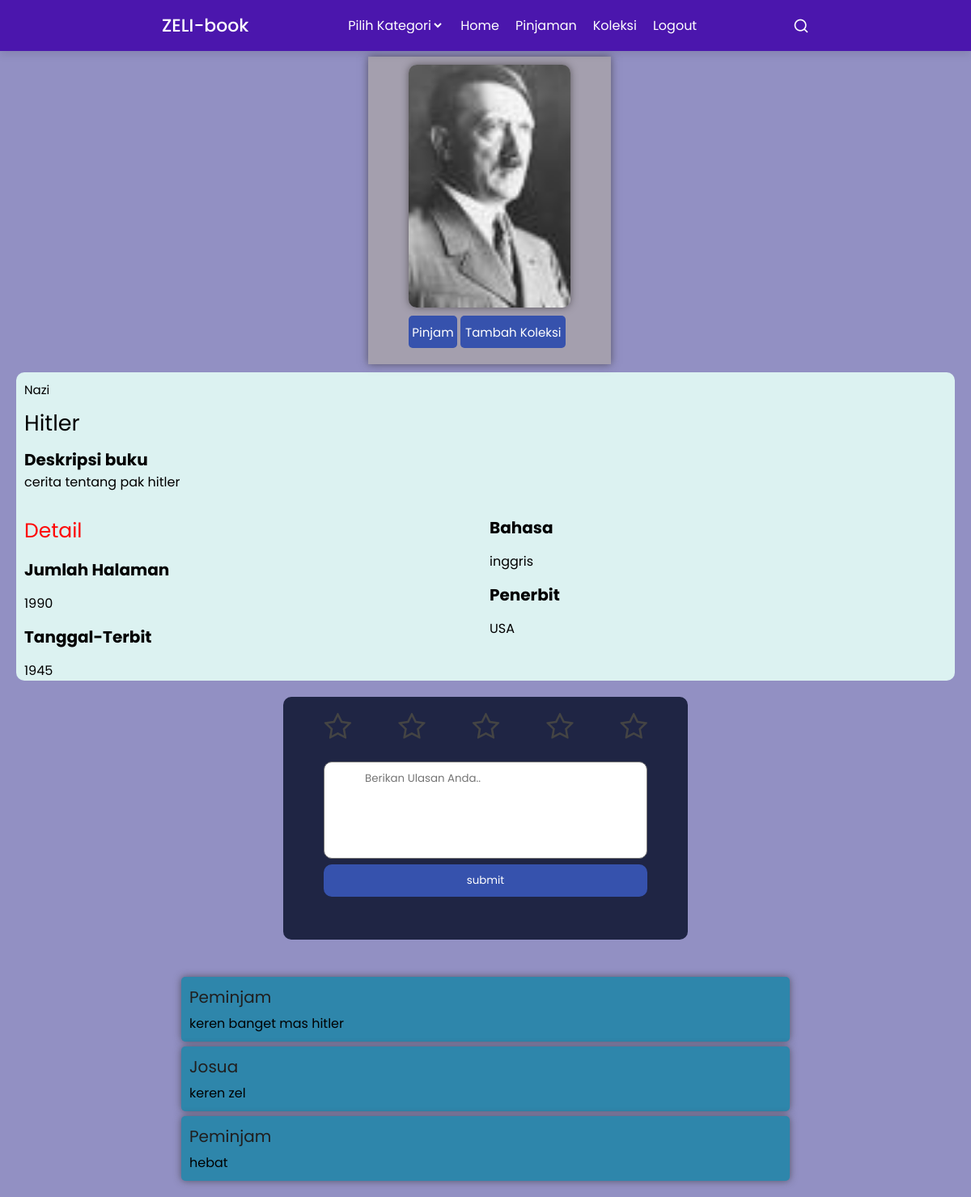
The page /view/peminjam/detail-buku.php?id=39 (signed in) on the database its author committed.
### tables this page shows
CREATE TABLE `buku` (
  `id` int(12) NOT NULL,
  `judul` varchar(255) DEFAULT NULL,
  `penulis` varchar(255) DEFAULT NULL,
  `penerbit` varchar(255) DEFAULT NULL,
  `tahun_terbit` int(12) DEFAULT NULL,
  `gambar` varchar(255) DEFAULT NULL,
  `sinopsis` longtext DEFAULT NULL,
  `bahasa` varchar(255) DEFAULT NULL,
  `jumlah_halaman` int(12) DEFAULT NULL
);

CREATE TABLE `ulasan_buku` (
  `id` int(12) NOT NULL,
  `user_id` int(12) DEFAULT NULL,
  `buku_id` int(12) DEFAULT NULL,
  `ulasan` longtext DEFAULT NULL,
  `rating` int(12) DEFAULT NULL
);

CREATE TABLE `user` (
  `id` int(12) NOT NULL,
  `nama_lengkap` varchar(255) DEFAULT NULL,
  `username` varchar(50) DEFAULT NULL,
  `email` varchar(50) DEFAULT NULL,
  `alamat` varchar(255) DEFAULT NULL,
  `password` varchar(255) DEFAULT NULL,
  `role` enum('admin','petugas','peminjam') DEFAULT NULL
);

### MODEL/config.php (called while the page is built, shortened)
<?php
class Database {
    private $host = 'localhost';
    private $username = 'root';
    private $password = '';
    private $database = 'perpus';
    private $conn;
    public function __construct() {
        $this->conn = new mysqli($this->host, $this->username, $this->password, $this->database);
    }
    public function getConnection() {
        return $this->conn;
    }
}
?>

### MODEL/buku.php (called while the page is built, shortened)
<?php
require_once 'C:/xampp/htdocs/backend/model/config.php';
class Buku
{
    private $id;
    private $conn;
    public function __construct($id, $judul, $penulis, $penerbit, $sinopsis, $tahun_terbit, $gambar, $bahasa, $jumlah_halaman)
    {
        $this->id = $id;
        $database = new Database();
        $this->conn = $database->getConnection();
    }
    function getAllBookWhereId()
    {
        $sql = "SELECT buku.*, IFNULL(ulasan.rating, 0) AS rating, GROUP_CONCAT(kategori.nama_kategori SEPARATOR ', ') AS kategori_nama
                FROM buku
                LEFT JOIN kategori_buku_relasi ON buku.id = kategori_buku_relasi.buku_id
                LEFT JOIN kategori ON kategori.id = kategori_buku_relasi.kategori_id
                LEFT JOIN ulasan_buku ulasan ON buku.id = ulasan.buku_id
                WHERE buku.id = ?
                GROUP BY buku.id";
        $stmt = $this->conn->prepare($sql);
        $stmt->bind_param("i", $this->id);
        $stmt->execute();
        $result = $stmt->get_result()->fetch_all(MYSQLI_ASSOC);
        return $result;
    }
}

### CONTROLLER/Peminjam.php (called while the page is built, shortened)
<?php
require_once 'C:/xampp/htdocs/backend/model/user.php';
require_once 'C:/xampp/htdocs/backend/model/buku.php';
require_once 'C:/xampp/htdocs/backend/model/kategori_buku.php';
require_once 'C:/xampp/htdocs/backend/model/ulasan_buku.php';
class Peminjam
{
    public function TampilBuku($id)
    {
        $buku = new Buku($id, null, null, null, null, null, null, null, null);
        return $buku->getAllBookWhereId();
    }
    public function TampilUlasan($user_id, $buku_id)
    {
        $ulasan = new UlasanBuku(null, $user_id, $buku_id, null, null);
        return $ulasan->TampilUlasan();
    }
}

### MODEL/kategori_buku.php (called while the page is built, shortened)
<?php
require_once 'C:/xampp/htdocs/backend/model/config.php';
class KategoriBuku
{
    public function __construct($id, $nama_kategori)
    {
        $database = new Database();
        $this->conn = $database->getConnection();
    }
}

### MODEL/ulasan_buku.php (called while the page is built, shortened)
<?php
require_once 'C:/xampp/htdocs/backend/model/config.php';
class UlasanBuku
{
    private $buku_id;
    private $conn;
    public function __construct($id, $user_id, $buku_id, $ulasan, $rating)
    {
        $this->buku_id = $buku_id;
        $database = new Database();
        $this->conn = $database->getConnection();
    }
    public function TampilUlasan()
    {
        $sql = "SELECT ulasan_buku.ulasan, ulasan_buku.rating, user.username
        FROM ulasan_buku
        JOIN user ON ulasan_buku.user_id = user.id
        WHERE ulasan_buku.buku_id = ?; ";
        $stmt = $this->conn->prepare($sql);
        $stmt->bind_param("i", $this->buku_id);
        $stmt->execute();
        $result = $stmt->get_result()->fetch_all(MYSQLI_ASSOC);
        return $result;
    }
}

### VIEW/peminjam/detail-buku.php (the view, shortened to what this page needs)
<?php
require_once 'C:/xampp/htdocs/backend/controller/Peminjam.php';
$buku_id = $_GET['id'];
$user_id = $_SESSION['user_id'];
$peminjam = new Peminjam();
$buku_info = $peminjam->TampilBuku($buku_id);
$ulasan = $peminjam->TampilUlasan($user_id, $buku_id);
?>
<!DOCTYPE html>
<html lang="en">
<head>
    <link rel="stylesheet" href="../navbar.css" />
    <link rel="stylesheet" href="../../ASSETS/css/admin/message.css">
    <link rel="stylesheet" href="../../ASSETS/CSS/peminjam/footer.css" />
    <link rel="stylesheet" href="../../ASSETS/CSS/peminjam/detail-buku.css" />
    <link rel="stylesheet" href="https://unicons.iconscout.com/release/v4.0.0/css/line.css" />
    <link rel="stylesheet" href="https://cdnjs.cloudflare.com/ajax/libs/font-awesome/4.2.0/css/font-awesome.min.css">
</head>
<body>
    <nav class="nav">
        <a href="#" class="logo">ZELI-book</a>
        <ul class="nav-links">
            <form method="get" action="home.php" name="kategori" id="kategoriForm">
                <select class="select" name="kategori" onchange="submitForm()">
                    <option disabled selected>Pilih Kategori</option>
                </select>
            </form>
            <li><a href="home.php">Home</a></li>
            <li><a href="pinjaman.php">Pinjaman</a></li>
            <li><a href="koleksi.php">Koleksi</a></li>
            <li><a href="../../index.php">Logout</a></li>
        </ul>
        <i class="uil uil-search search-icon" id="searchIcon"></i>
    </nav>
    <div class="detail-container">
        <?php foreach ($buku_info as $buku) : ?>
            <div class="container-kiri">
                <div class="gambar-container">
                    <div class="gambar" style="background-image: url('../../assets/gambar/<?php echo $buku['gambar']; ?>');">
                    </div>
                    <button class="pinjam-button"><a>Pinjam</a></button>
                    <button class="koleksi-button"><a href="detail-buku.php?buku_id=<?php echo $buku_id; ?>">Tambah Koleksi</a></button>
                </div>
            </div>
            <div class="container-kanan">
                <div class="kanan-atas">
                    <p class="penulis"><?php echo $buku['penulis']; ?></p>
                    <p class="judul"><?php echo $buku['judul']; ?></p>
                </div>
                <div class="kanan-tengah">
                    <p class="title">Deskripsi buku</p>
                    <p class="isi-deskripsi"><?php echo $buku['sinopsis']; ?></p>
                </div>
                <div class="kanan-bawah">
                    <div class="kanan-bawah-kiri">
                        <p class="detail">Detail</p>
                        <p class="title">Jumlah Halaman</p>
                        <p class="Jumlah"><?php echo $buku['jumlah_halaman']; ?></p>
                        <p class="title">Tanggal-Terbit</p>
                        <p class="tanggal"><?php echo $buku['tahun_terbit']; ?></p>
                    </div>
                    <div class="kanan-bawah-kanan">
                        <p class="title">Bahasa</p>
                        <p><?php echo $buku['bahasa']; ?></p>
                        <p class="title">Penerbit</p>
                        <p class="Penerbit"><?php echo $buku['penerbit']; ?></p>
                    </div>
                </div>
            </div>
        <?php endforeach; ?>
        <div class="ulasan-container">
            <div class="ulasan-sub-container">
                <div class="ulasan">
                    <form action="" method="post" name="ulasan">
                        <div class="star-container">
                            <label class="star star-5" for="star-5-2"></label>
                            <label class="star star-4" for="star-4-2"></label>
                            <label class="star star-3" for="star-3-2"></label>
                            <label class="star star-2" for="star-2-2"></label>
                            <label class="star star-1" for="star-1-2"></label>
                        </div>
                        <textarea class="ulasan-input" name="ulasan" placeholder="Berikan Ulasan Anda.." required></textarea>
                        <input type="submit" value="submit" class="ulasan-button">
                    </form>
                </div>
            </div>
            <div class="user-ulasan-container">
                <div class="user-ulasan">
                    <?php foreach ($ulasan as $data) : ?>
                        <div class="isi-ulasan-container">
                            <p class="username"><?php echo ucwords($data['username']); ?></p>
                            <p class="isi-ulasan"> <?php echo $data['ulasan']; ?></p>
                        </div>
                    <?php endforeach; ?>
                </div>
            </div>
        </div>
    </div>
</body>
</html>

### VIEW/navbar.css (style rules this page uses)
* { margin: 0; padding: 0; box-sizing: border-box; font-family: "Poppins", sans-serif; }
body { background: #f0faff; }
.nav { position: fixed; top: 0; left: 0; width: 100%; padding: 15px 200px; background: #4b16ad; box-shadow: 0 4px 10px rgba(0, 0, 0, 0.1); }
.nav, .nav .nav-links { display: flex; align-items: center; }
.nav { justify-content: space-between; }
a { color: #fff; text-decoration: none; }
.nav .logo { font-size: 22px; font-weight: 500; }
.nav .nav-links { column-gap: 20px; list-style: none; }
.nav .nav-links a { transition: all 0.2s linear; }
.nav .search-icon { color: #fff; font-size: 20px; cursor: pointer; }
.select { background: none; border: none; font-size: 16px; color: white; }
.select option { background-color: #4b16ad; }

### ASSETS/CSS/peminjam/detail-buku.css (style rules this page uses)
body { background-color: #9290C3; margin: 0; }
.detail-container { width: 100%; margin-top: 10px; }
.container-kiri { width: 100%; height: auto; display: flex; justify-content: center; padding-top: 50px; }
.gambar-container { width: 300px; background-color: #a49fae; margin-left: 10px; margin-top: 10px; padding-top: 10px; height: 380px; box-shadow: 0px 0px 10px rgba(53, 49, 49, 0.648); }
.gambar { background-position: center; background-repeat: no-repeat; background-size: cover; width: 200px; height: 300px; border-radius: 10px; margin-left: 50px; box-shadow: 0px 0px 10px rgba(53, 49, 49, 0.648); }
.pinjam-button { height: 40px; background-color: #3652AD; font-size: 15px; margin-left: 50px; margin-top: 10px; border: none; border-radius: 5px; width: 60px; }
.koleksi-button { width: 130px; height: 40px; background-color: #3652AD; font-size: 15px; border: none; border-radius: 5px; }
.container-kanan { background-color: #DCF2F1; margin-left: 20px; margin-right: 20px; margin-top: 10px; border-radius: 10px; padding-left: 10px; }
.kanan-atas { width: 100%; margin-bottom: 10px; }
.kanan-atas p { padding-top: 10px; }
.kanan-tengah { width: 100%; height: auto; margin-bottom: 10px; }
.kanan-bawah { width: 100%; display: flex; }
.kanan-bawah-kiri { width: 50%; padding-top: 5px; }
.kanan-bawah-kiri p { padding-top: 14px; }
.kanan-bawah-kanan { width: 50%; padding-top: 5px; }
.kanan-bawah-kanan p { padding-top: 14px; }
.detail { font-size: 25px; color: rgb(255, 3, 3); }
.title { font-size: 20px; font-weight: bold; }
.penulis { font-size: 15px; }
.judul { font-size: 27px; }
.ulasan-container { width: 100%; margin-top: 20px; }
.ulasan-sub-container { width: 100%; display: flex; justify-content: center; margin-top: 20px; }
.ulasan { width: 500px; height: 300px; background-color: #1F2544; margin-bottom: 20px; border-radius: 10px; }
.star-container { width: 400px; color: #EEE; border-radius: 5px; height: 70px; margin-top: 10px; margin-left: 50px; }
.star { padding-left: 58px; }
.star:last-child { padding-left: 0; }
.ulasan-input { height: 120px; width: 400px; margin-left: 50px; padding-left: 50px; padding-top: 10px; resize: none; border-radius: 10px; }
.ulasan-button { width: 400px; margin-left: 50px; height: 40px; border-radius: 10px; border: none; background-color: #3652AD; color: white; }
.user-ulasan-container { width: 100%; display: flex; justify-content: center; padding-top: 10px; padding-bottom: 10px; }
.user-ulasan { width: 800px; border-radius: 10px; padding-top: 10px; padding-bottom: 10px; }
.isi-ulasan-container { width: 94%; height: auto; background-color: #2e86ab; padding: 10px; margin-left: 3%; border-radius: 5px; margin-top: 6px; box-shadow: 0px 0px 10px rgba(53, 49, 49, 0.648); }
.username { color: rgb(32, 30, 30); font-size: 20px; margin-bottom: 5px; }
.isi-ulasan { word-wrap: break-word; }
label.star { float: right; font-size: 36px; color: #444; transition: all .2s; }
label.star:before { content: '\f006'; font-family: FontAwesome; }

### rows shown on the page
buku: gambar (picture), penulis "Nazi", judul "Hitler", sinopsis "cerita tentang pak hitler", jumlah_halaman "1990", tahun_terbit "1945", bahasa "inggris", penerbit "USA"
ulasan_buku: user.username "Peminjam", ulasan "keren banget mas hitler"
ulasan_buku: user.username "Josua", ulasan "keren zel"
ulasan_buku: user.username "Peminjam", ulasan "hebat"
